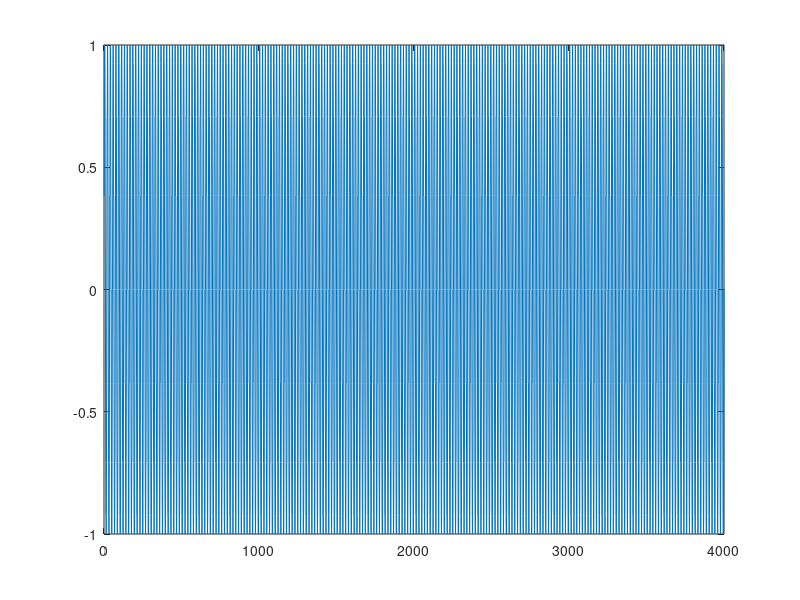

This figure's MATLAB source:
N=16;
sn=sin((0:N-1)*2*pi/N);
Fs=8000;
fout=440;
tone_d=.5;
M=tone_d*Fs;
f_step=fout*N/Fs;


for t=1:M
    index(t)=mod(round(f_step*t),N)+1;
    out=sn(index);
end

t=1:M;
plot(out);
sound(out,Fs);